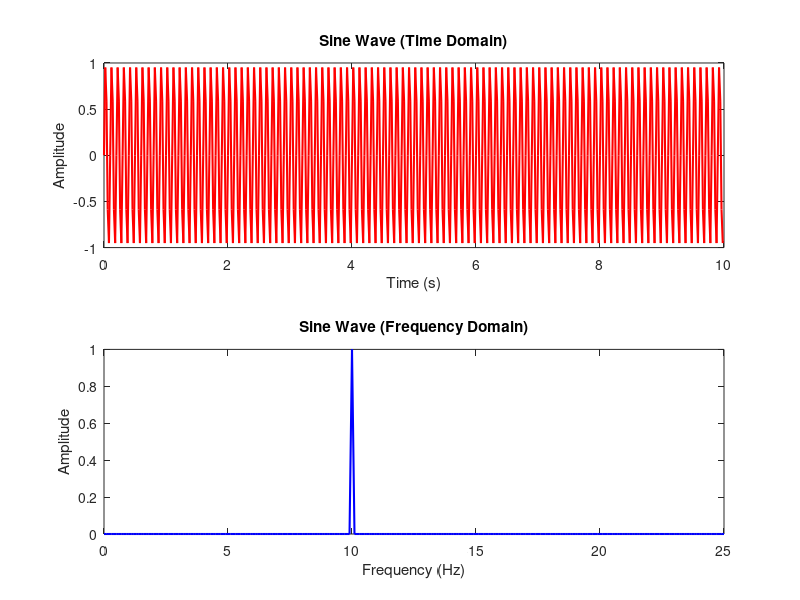
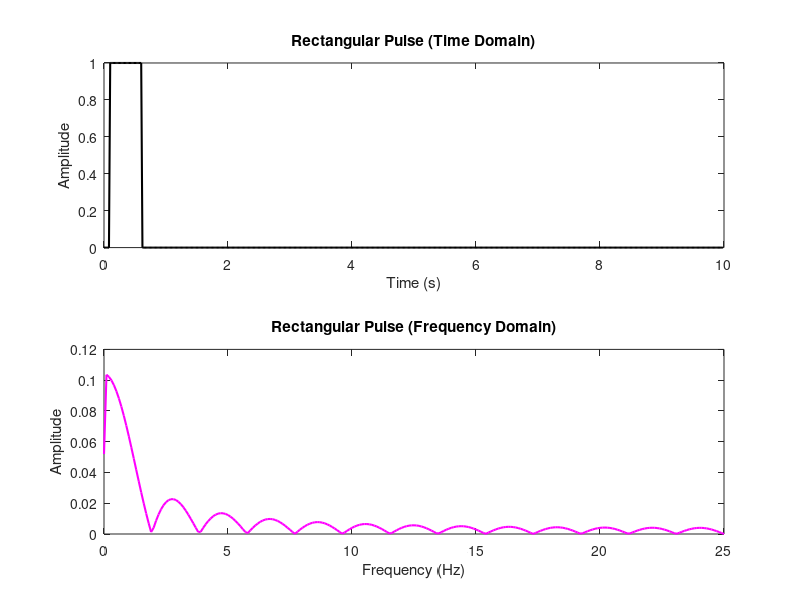

Reproduce these figures in MATLAB, in order.
clc; clear; close all;

% Defining parameters
Fs = 50;            % Sampling frequency
T = 1/Fs;           % Sampling period
L = 500;            % Length of signal
t = (0:L-1)*T;      % Time vector

% Define sine wave and rectangular pulse
f_sine = 10;        % Frequency of sine wave
sine_wave = sin(2*pi*f_sine*t); % Sine wave

rect_pulse = (t >= 0.1 & t <= 0.6); % Rectangular pulse

% Compute FFT for sine wave
fft_sine = fft(sine_wave);
P2_sine = abs(fft_sine/L);
P1_sine = P2_sine(1:L/2+1);
P1_sine(2:end-1) = 2*P1_sine(2:end-1);
f_sine_fft = Fs*(0:(L/2))/L;

% Compute FFT for rectangular pulse
fft_rect = fft(rect_pulse);
P2_rect = abs(fft_rect/L);
P1_rect = P2_rect(1:L/2+1);
P1_rect(2:end-1) = 2*P1_rect(2:end-1);
f_rect_fft = Fs*(0:(L/2))/L;




% First figure: Sine wave in time and frequency domains
figure;
subplot(2,1,1);
plot(t, sine_wave, 'r', 'LineWidth', 1.5);
title('Sine Wave (Time Domain)');
xlabel('Time (s)');
ylabel('Amplitude');

subplot(2,1,2);
plot(f_sine_fft, P1_sine, 'b', 'LineWidth', 1.5);
title('Sine Wave (Frequency Domain)');
xlabel('Frequency (Hz)');
ylabel('Amplitude');

% Second figure: Rectangular pulse in time and frequency domains
figure;
subplot(2,1,1);
plot(t, rect_pulse, 'k', 'LineWidth', 1.5);
title('Rectangular Pulse (Time Domain)');
xlabel('Time (s)');
ylabel('Amplitude');

subplot(2,1,2);
plot(f_rect_fft, P1_rect, 'm', 'LineWidth', 1.5);
title('Rectangular Pulse (Frequency Domain)');
xlabel('Frequency (Hz)');
ylabel('Amplitude');


